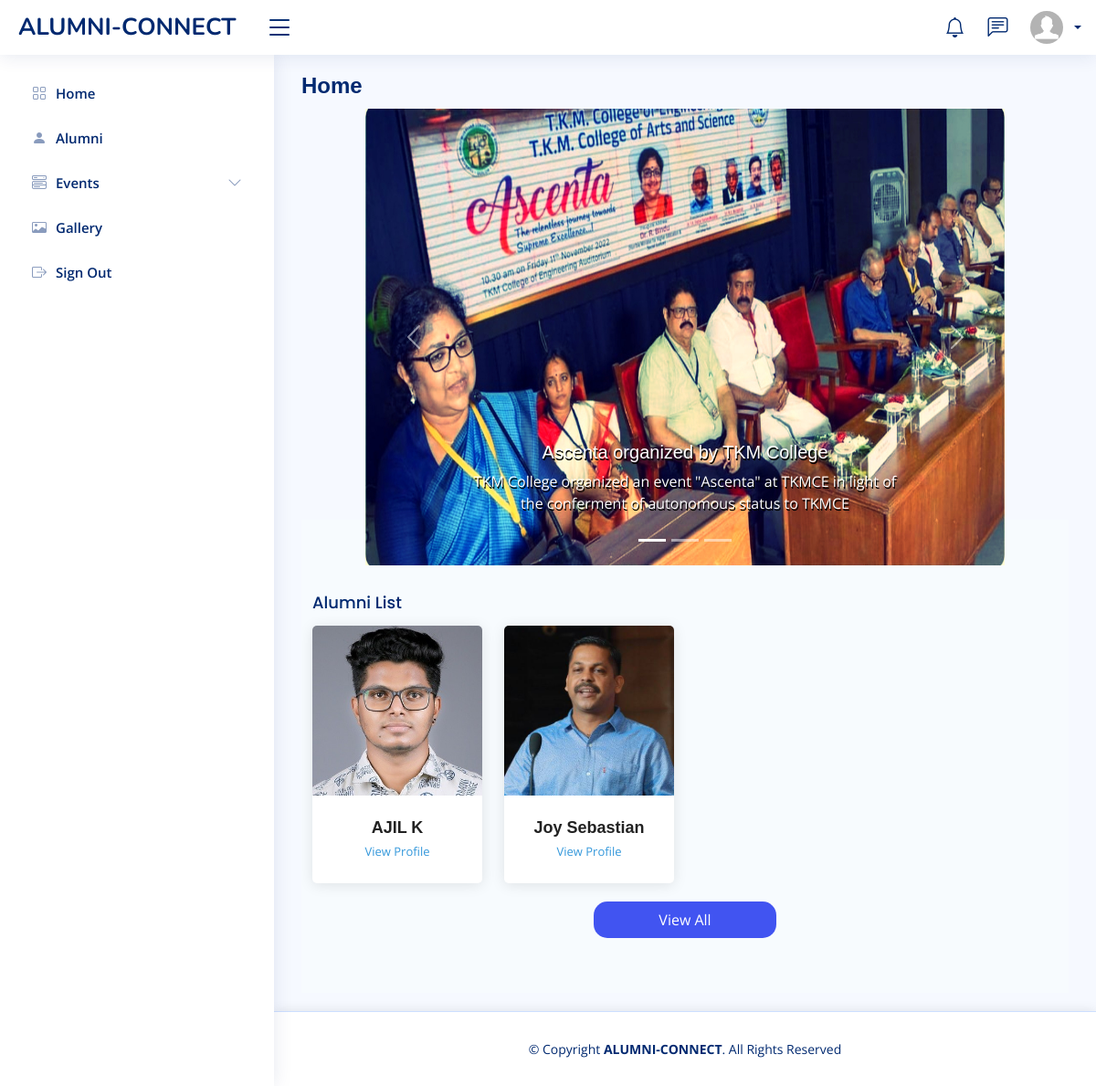
The app's page /alumnis/FacultyView/ (signed in), older data.
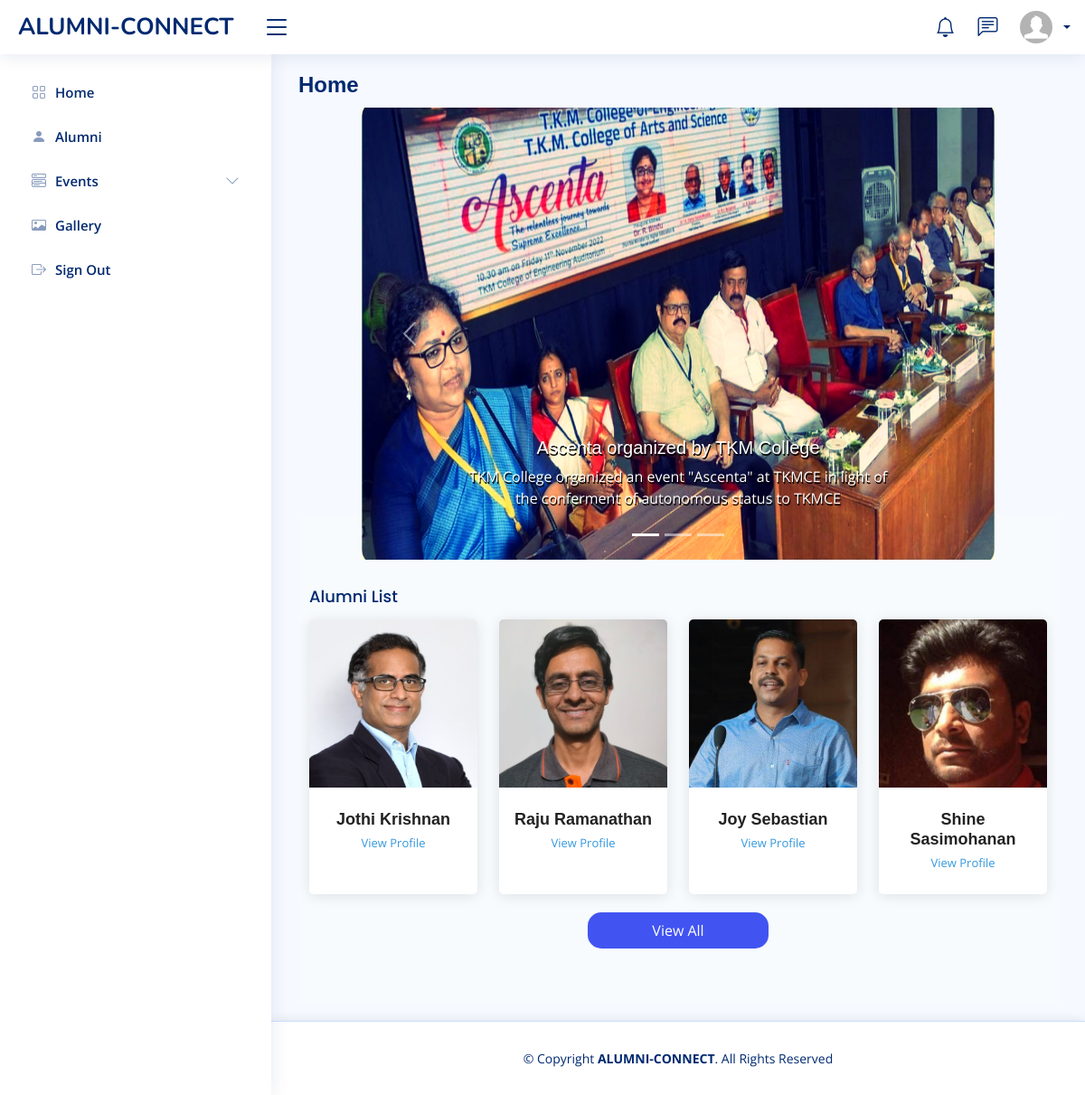
The same page, newer data.
### alumnis/models.py (models this page shows)
class AlumniProPic(models.Model):
  proPic = models.ImageField(upload_to='alumniProPic/')
  email = models.CharField(max_length=255,primary_key=True, default="")

class Alumnis(models.Model):
  fname = models.CharField(max_length=255,default="")
  lname = models.CharField(max_length=255,default="")
  email = models.CharField(max_length=255,primary_key=True)
  branch = models.CharField(max_length=255,default="")
  yoa = models.IntegerField(default=0)
  mobile = models.IntegerField(default=0)
  password = models.CharField(max_length=255)
  otp = models.IntegerField(default=0)
  verified = models.IntegerField(default=0)
  profile = models.IntegerField(default=0)

### alumnis/views.py (the view)
# urls.py: path('FacultyView/', views.FacultyView, name='FacultyView'),
def FacultyView(request):
  if 'email' in request.session:
    f=request.session.get('email')
    user = Faculty.objects.filter(email=f).values()
    alumniList =Alumnis.objects.filter(profile=1).order_by('email')[:4]
    alumniD=[]
    for i in alumniList:
      cp=AlumniProfile.objects.filter(email=i.email).count()
      ci=AlumniProPic.objects.filter(email=i.email).count()
      if int(cp)>0 and int(ci)>0:
        x=AlumniProfile.objects.get(email=i.email)
        y=AlumniProPic.objects.get(email=i.email)
        alumniD.append([i.email,i.fname,i.lname,x.linkedID,y.proPic])
      elif int(cp)>0 and int(ci)==0:
        x=AlumniProfile.objects.get(email=i.email)
        alumniD.append([i.email,i.fname,i.lname,x.linkedID,0])
    template = loader.get_template('FacultyView.html')
    context = {
    'myFaculty': user, 'alumniList': alumniD,
  }
    return HttpResponse(template.render(context, request))
  else:
    return redirect('index')

### alumnis/templates/FacultyView.html (shortened to what the changed rows need)
<!DOCTYPE html>
<html lang="en">
<head>
    {% load static %}
  <link href="{% static 'assets2/vendor/bootstrap/css/bootstrap.min.css' %}" rel="stylesheet">
  <link href="{% static 'assets2/vendor/bootstrap-icons/bootstrap-icons.css' %}" rel="stylesheet">
  <link href="{% static 'assets2/vendor/boxicons/css/boxicons.min.css' %}" rel="stylesheet">
  <link href="{% static 'assets2/vendor/quill/quill.snow.css' %}" rel="stylesheet">
  <link href="{% static 'assets2/vendor/quill/quill.bubble.css' %}" rel="stylesheet">
  <link href="{% static 'assets2/vendor/remixicon/remixicon.css' %}" rel="stylesheet">
  <link href="{% static 'assets2/vendor/simple-datatables/style.css' %}" rel="stylesheet">
  <link href="{% static 'assets2/css/style.css' %}" rel="stylesheet">
  <link href="{% static 'assets/css/style.css' %}" rel="stylesheet">
</head>
<body>
  <main id="main" class="main">
    <div class="pagetitle">
      <h1>Home</h1>
    </div>
          <section class="team section-bg" style="margin-top:-50px;">
            <div class="container">
              <div class="row">
                {% for i in alumniList %}
                  <div class="col-lg-3 col-md-6 d-flex align-items-stretch">
                    <div class="member" data-aos="fade-up" data-aos-delay="400">
                      <div class="member-img">
                        {% if i.4 %}
                        <img src="{% static 'media/' %}{{ i.4 }}" class="img-fluid" alt="">
                        {% else %}
                        <img src="{% static 'assets2/img/profile-img.jpg' %}" class="img-fluid" alt="">
                        {% endif %}
                      </div>
                      <div class="member-info">
                        <h4>{{ i.1 }} {{ i.2 }}</h4>
                        <span><a href="../viewAlumni/{{ i.0 }}">View Profile</a></span>
                      </div>
                    </div>
                  </div>
                {% endfor %}
              </div>
            </div>
          </section>
</main>
</body>
</html>

Row changes from the older to the newer data that the page shows:
removed AlumniProPic: proPic (picture)
removed Alumnis: fname "AJIL"
added AlumniProPic: proPic (picture)
added Alumnis: fname "Jothi", lname "Krishnan"
added AlumniProPic: proPic (picture)
added Alumnis: fname "Raju", lname "Ramanathan"
added AlumniProPic: proPic (picture)
added Alumnis: fname "Shine", lname "Sasimohanan"
Text that changed along with them:
new list line: "View Profile"
list line gone: "K View Profile"
